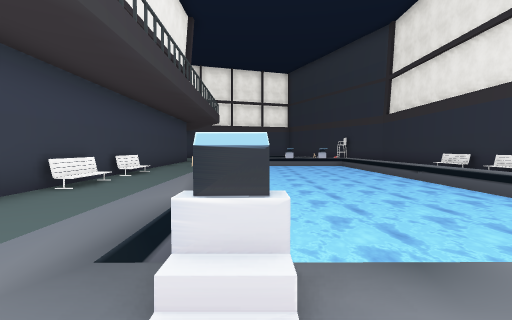
view 1 (above)

15 first-person views from a walk through a Unity game level. The camera is 1.5 m above the floor, tilts 2° down and sees 80° across. The floor is counted in squares, 2.32 m on a side. Each view is taken from the middle of a square. On the plan, view 1 faces up. The plan holds only what a view shows up to about 9 squares ahead; the rest is blank. The place goes on beyond the plan. The player character is not drawn. Some surface patterns are stand-ins.

view 2
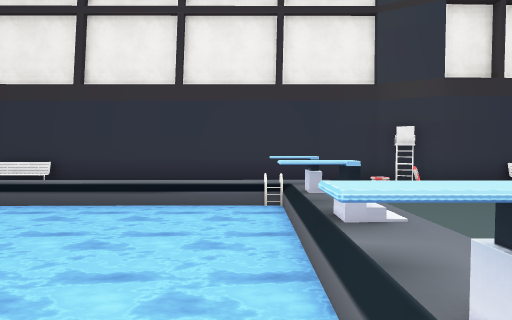

view 3
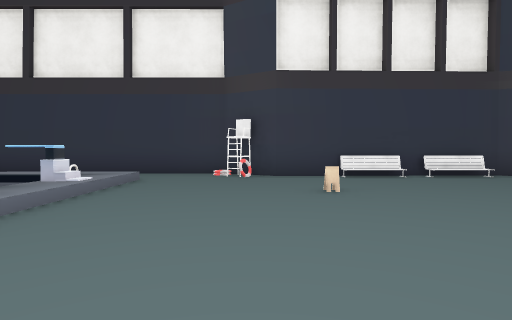

view 4
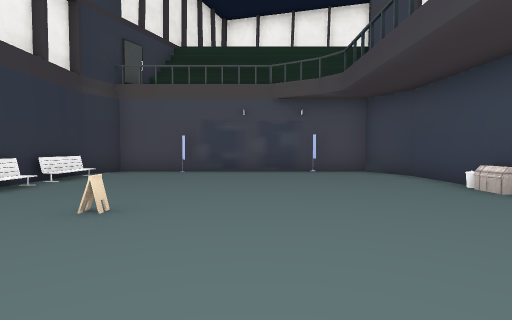

view 5
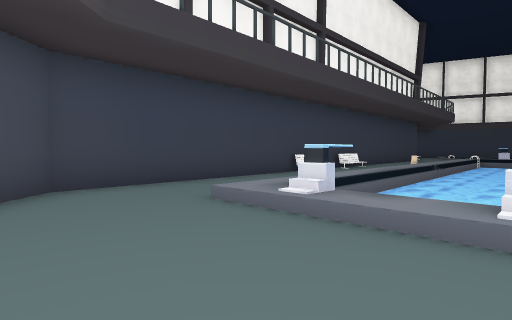

view 6
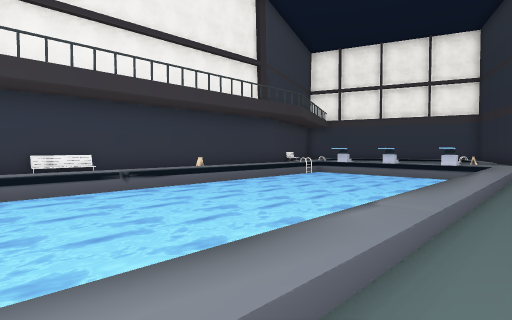

view 7
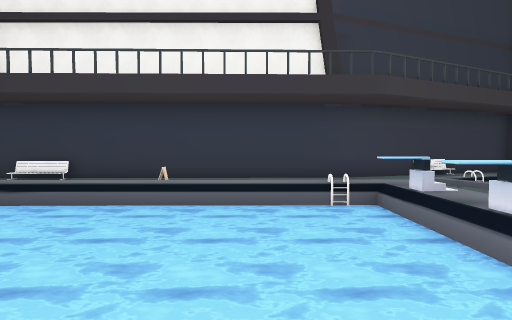

view 8
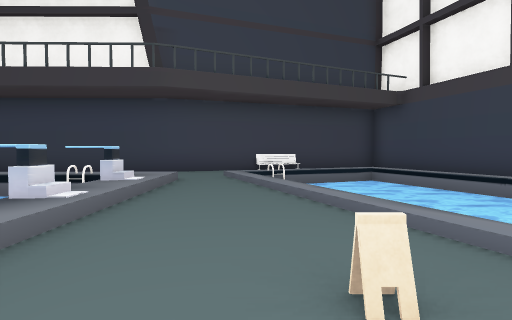

view 9
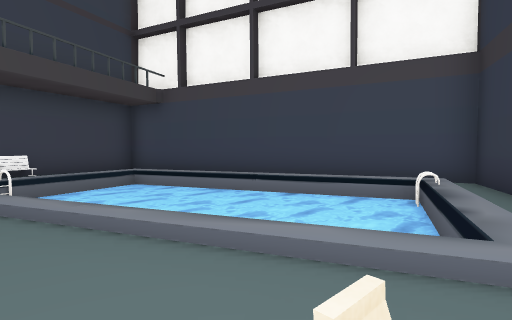

view 10
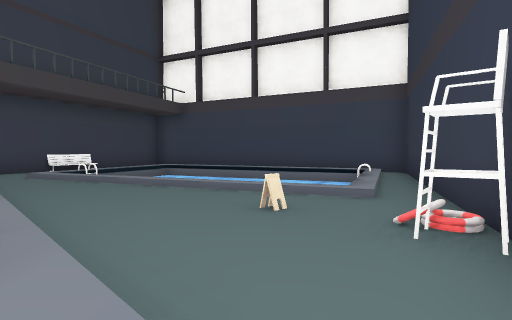

view 11
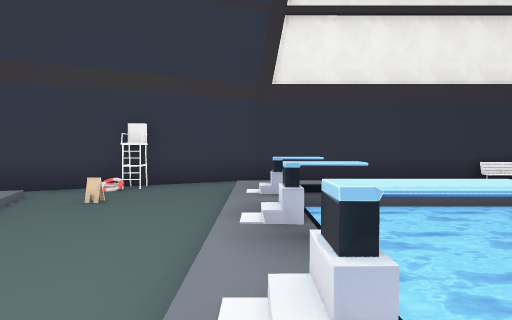

view 12
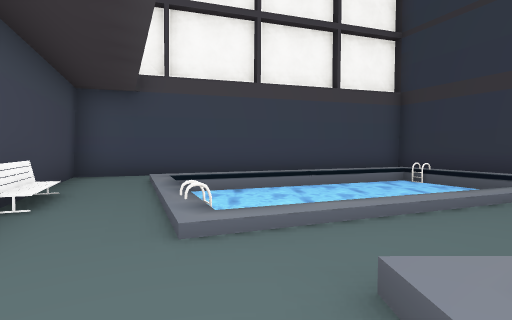

view 13
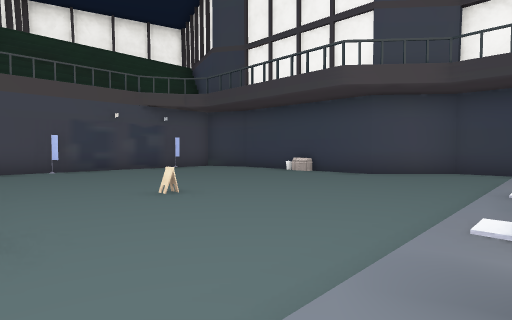

view 14
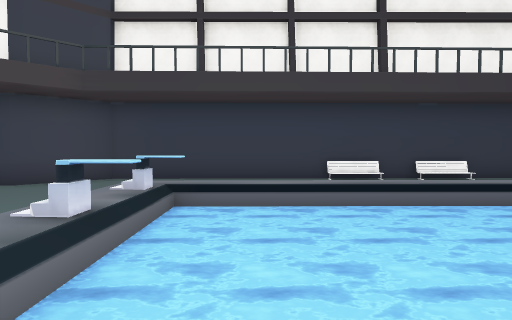

view 15
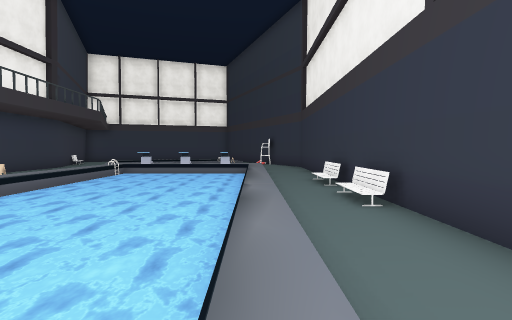

### Floor plan
Key: @ floor where view 1 was taken; # wall or solid block; . main floor; : floor 0.5 m higher than the main floor; / step, stairs or slope; = window, fence, low wall or low ledge; ≈ water the walk keeps out of; L ladder; B bin; F flag; O other object.
Columns run from 7 left of view 1 to 7 right of it. Each row starts with its distance up from view 1.
 26        #####
 25    ####.///#
 24 ###  .//≈≈/##
 23 #..//≈≈≈≈≈≈.#
 22 ##./≈≈≈≈≈≈≈/#
 21  #./≈≈≈≈ ≈≈/.#
 20   O./≈ ≈//.OO#
 19   #./≈//......#
 18   #...........#
 17   ##..://///:.#
 16    #../≈≈≈≈≈: #
 15    #. /≈≈≈≈≈: #
 14    #. /≈≈≈≈≈: #
 13    #. /≈≈≈≈≈: #
 12    #.O/≈≈≈≈≈:.#
 11    #. /≈≈≈≈≈:.#
 10    #. /≈≈≈≈≈:.O
  9    #../≈≈≈≈≈:.#
  8    #O./≈≈≈≈≈/.O
  7    #..:≈≈≈≈≈/.#
  6    #O.:≈≈≈≈≈/.#
  5    #/.:≈≈≈≈≈/.#
  4    #..:≈≈≈≈≈/.#
  3    #..:≈≈≈≈≈/ #
  2    #..:≈≈≈≈≈L #
  1    #..:=:#:#:.#
  0    #...@......#
 -1    #..........#
 -2    ##.......OO#
 -3     ##.....O..#
 -4      #........#
 -5      B.......O#
 -6      #........#
 -7      #.......O#
 -8      #........#
 -9      ##O###F###

Positions as (right, up) in squares from view 1, and headings:
1: (0, 0), facing up
2: (-1, 2), facing right
3: (-1, -2), facing right
4: (2, 0), facing down
5: (2, -2), facing up-left
6: (6, 6), facing up-left
7: (5, 14), facing left
8: (5, 19), facing left
9: (4, 19), facing up-left
10: (6, 17), facing up-left
11: (-1, 17), facing right
12: (-2, 16), facing up
13: (6, 1), facing down-left
14: (5, 3), facing left
15: (5, 3), facing up
